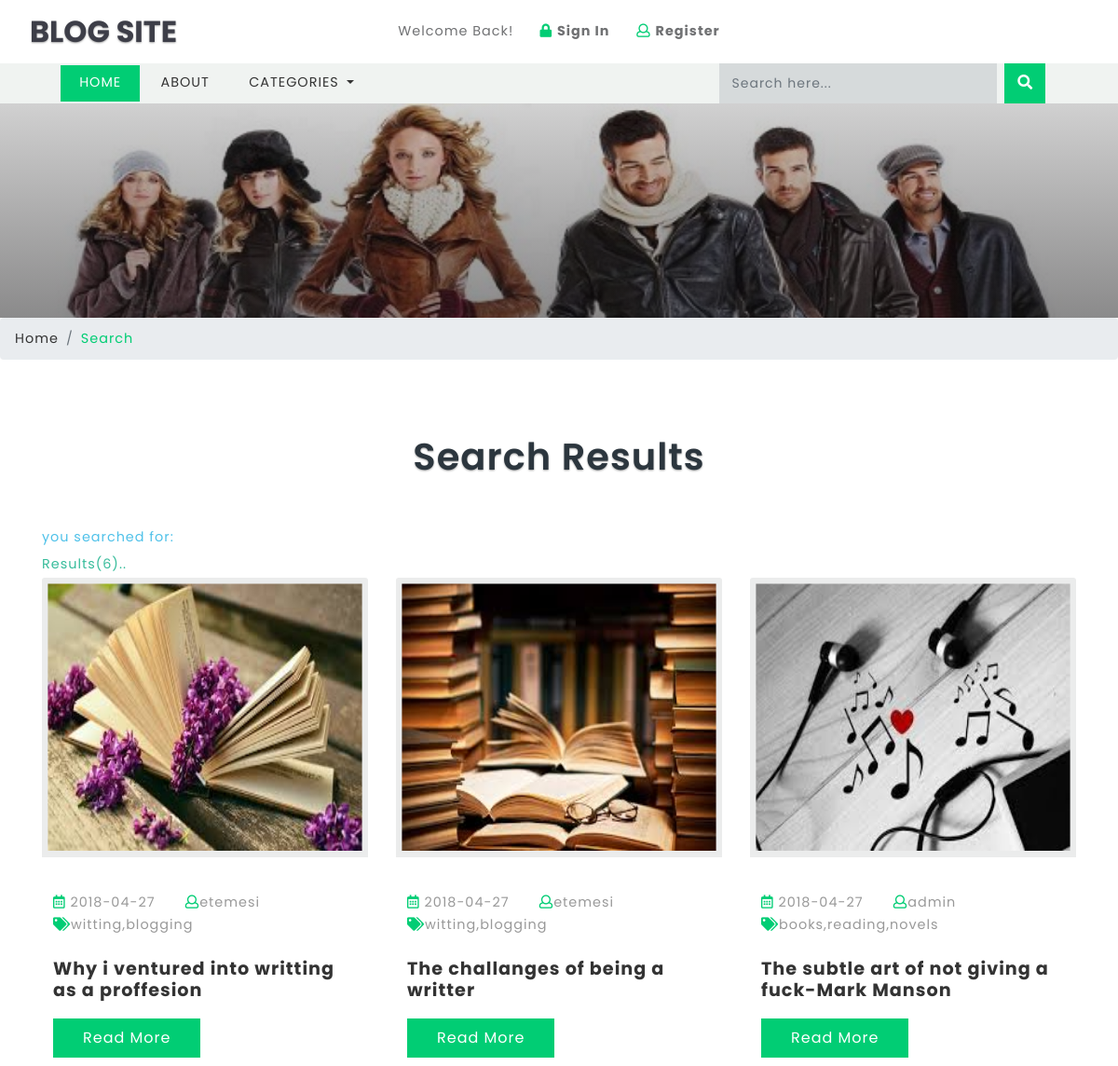
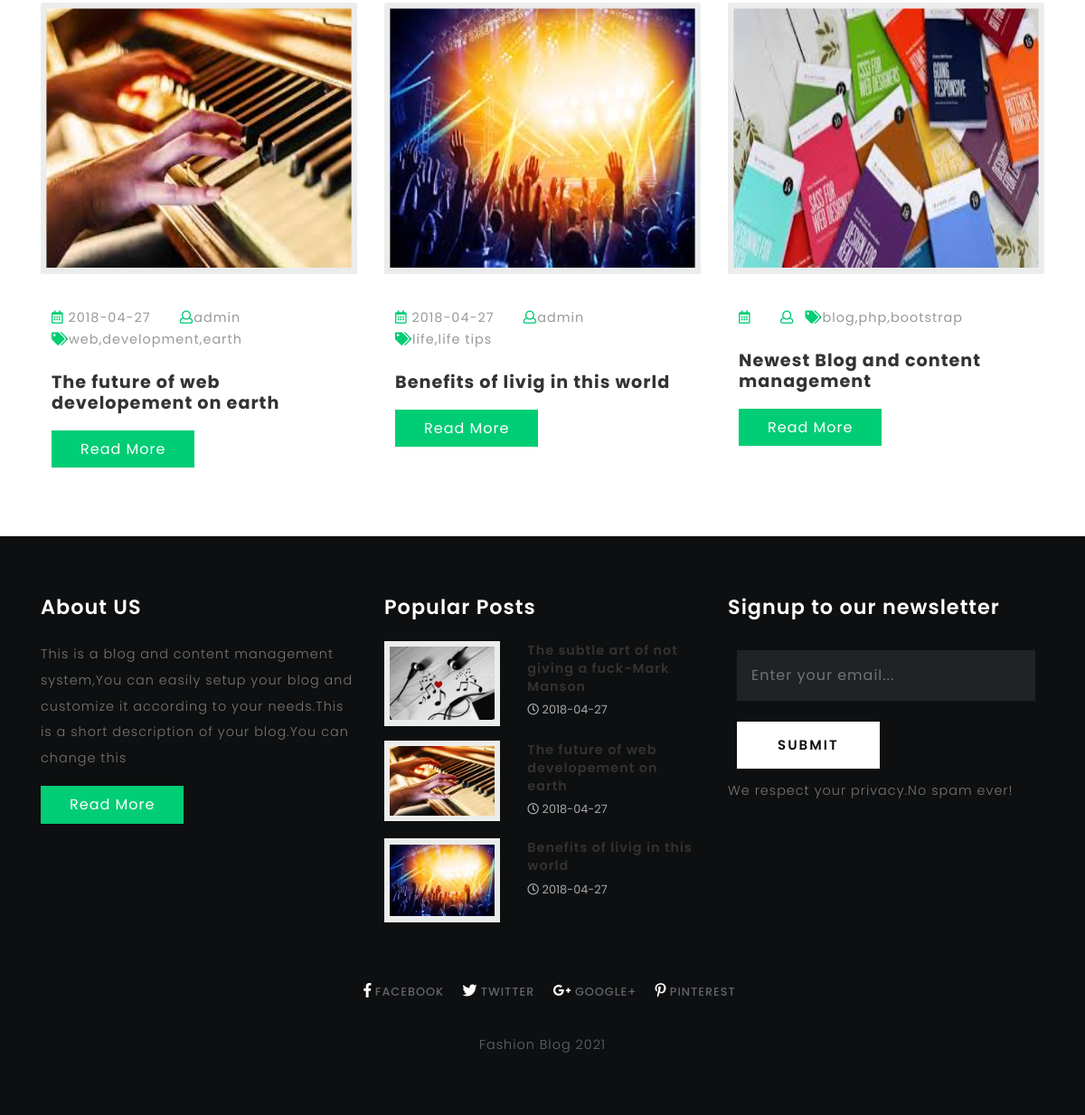
Screenshot of /search.php with the database file from the repository (2 pictures, top to bottom).
### tables this page shows
CREATE TABLE `blogs` (
  `id` int(10) UNSIGNED NOT NULL,
  `title` varchar(190) NOT NULL,
  `tags` varchar(40) NOT NULL,
  `content` text NOT NULL,
  `photo` varchar(50) NOT NULL,
  `posted` varchar(40) NOT NULL,
  `date` date DEFAULT NULL,
  `author` varchar(40) DEFAULT NULL,
  `category` varchar(40) NOT NULL
);

CREATE TABLE `titles` (
  `id` int(10) UNSIGNED NOT NULL,
  `website_name` varchar(40) DEFAULT NULL,
  `tagline` varchar(40) DEFAULT NULL,
  `icon` varchar(40) DEFAULT NULL,
  `keywords` varchar(220) DEFAULT NULL,
  `short_description` varchar(200) DEFAULT NULL,
  `bannertext1` varchar(150) DEFAULT NULL,
  `bannertext2` varchar(150) DEFAULT NULL,
  `bannertext3` varchar(150) DEFAULT NULL,
  `bannertext4` varchar(150) DEFAULT NULL,
  `detailed_description` text,
  `address` varchar(40) DEFAULT NULL,
  `email` varchar(80) DEFAULT NULL,
  `phone` varchar(40) DEFAULT NULL,
  `googlemap` varchar(255) DEFAULT NULL
);

### search.php (the view, shortened to what this page needs)
<?php require("libs/fetch_data.php");?>
<?php
require_once('database/db.php');
?>
<!DOCTYPE html>
<html lang="zxx">
<head>
	<title>Search|<?php getwebname("titles"); echo"|"; gettagline("titles");?></title>
	<link href="css/bootstrap.css" rel='stylesheet' type='text/css' />
	<link rel="stylesheet" href="css/single.css">
	<link href="css/style.css" rel='stylesheet' type='text/css' />
	<link href="css/fontawesome-all.css" rel="stylesheet">
</head>
<body>
	<?php include("header.php");?>
	<?php
    $search_keyword = '';
    $sql = 'SELECT * FROM blogs WHERE title LIKE :keyword OR content LIKE :keyword  OR tags LIKE :keyword OR author LIKE :keyword ORDER BY id DESC ';
    $start=0;
    $limit=" limit " . $start . "," . ROW_PER_PAGE;
    $pagination_statement = $pdo_conn->prepare($sql);
    $pagination_statement->bindValue(':keyword', '%' . $search_keyword . '%', PDO::PARAM_STR);
    $pagination_statement->execute();
    $row_count = $pagination_statement->rowCount();
    $query = $sql.$limit;
    $pdo_statement = $pdo_conn->prepare($query);
    $pdo_statement->bindValue(':keyword', '%' . $search_keyword . '%', PDO::PARAM_STR);
    $pdo_statement->execute();
    $result = $pdo_statement->fetchAll();
    ?>
	<div class="banner-inner">
	</div>
	<ol class="breadcrumb">
		<li class="breadcrumb-item">
			<a href="index.html">Home</a>
		</li>
		<li class="breadcrumb-item active">Search</li>
	</ol>
	<section class="main-content-w3layouts-agileits">
		<div class="container">
			<h3 class="tittle">Search Results</h3>
			<div class="inner-sec">
				<?php  if ($row_count==0) {
    						echo "<p style=color:#E9573F><b>sorry your search for:<u style=color:black>$search_keyword</u> returned zero results</b></p>";
    						echo "<p><b style=color:#4FC1E9>Suggestions<b><br>Your search item is not available on Our Website<br>Try being more specific with key words<br>Enter key word using title<br>Try search using category<br>Try again later<br></p>";
    						echo "<p><a href=\"http://www.google.com/search?q="
    						. $search_keyword . "\" target=\"_blank\" title=\"Look up
    						" . $search_keyword . " on Google\" style=color:#37BC9B>Click here</a> to try the
    						search on google</p>";
    					}
    					else{
    						echo "<p style=color:#4FC1E9><b>you searched for:<u style=color:black> $search_keyword</u></b></p>";
    						echo "<p style=color:#37BC9B><b>Results($row_count)..</b></p>";
    					}
    					?>
				<div class="left-blog-info-w3layouts-agileits text-left">
					<div class="row">
						<?php
    					if(!empty($result)) {
    						foreach($result as $row) {
                                ?>
						<div class="col-lg-4 card">
							<a href="single.php?id=<?php echo $row['id']; ?>">
								<img src="blogadmin/images/<?php echo $row['photo']; ?>" class="card-img-top img-fluid" alt="fantastic cms" style="width: 480px;height: 300px">
							</a>
							<div class="card-body">
								<ul class="blog-icons my-4">
									<li>
										<a href="#">
											<i class="far fa-calendar-alt"></i> <?php echo $row['date']; ?></a>
									</li>
									<li class="mx-2">
										<a href="#">
											<i class="far fa-user"></i><?php echo $row['author']; ?></a>
									</li>
									<li>
										<a href="#">
											<i class="fas fa-tags"></i><?php echo $row['tags']; ?></a>
									</li>
								</ul>
								<h5 class="card-title">
									<a href="single.php?id=<?php echo $row['id']; ?>"><?php echo $row['title']; ?></a>
								</h5>
								<a href="single.php?id=<?php echo $row['id']; ?>" class="btn btn-primary read-m">Read More</a>
							</div>
						</div>
						<?php
                                  }
                              }
                              ?>
					</div>
				</div>
			</div>
		</div>
	</section>
	<?php include("footer.php") ?>
</body>
</html>

### header.php (shortened to what this page needs)
<header>
		<div class="top-bar_sub_w3layouts container-fluid">
			<div class="row">
				<div class="col-md-4 logo text-left">
					<a class="navbar-brand" href="index.php">
						 BLOG SITE</a>
				</div>
				<div class="col-md-4 top-forms text-center mt-lg-3 mt-md-1 mt-0">
					<span>Welcome Back!</span>
					<span class="mx-lg-4 mx-md-2  mx-1">
						<a href="blogadmin/index.php">
							<i class="fas fa-lock"></i> <strong>Sign In</strong></a>
					</span>
					<span>
						<a href="blogadmin/membership_signup.php">
							<i class="far fa-user"></i> <strong>Register</strong></a>
					</span>
				</div>
			</div>
		</div>
			<div class="header_top" id="home">
				<nav class="navbar navbar-expand-lg navbar-light bg-light">
					<div class="collapse navbar-collapse" id="navbarSupportedContent">
						<ul class="navbar-nav mr-auto">
							<li class="nav-item active">
								<a class="nav-link" href="index.php">Home
								</a>
							</li>
							<li class="nav-item">
								<a class="nav-link" href="about.php">About</a>
							</li>
							<li class="nav-item dropdown">
								<a class="nav-link dropdown-toggle" href="#" id="navbarDropdown" role="button" data-toggle="dropdown" aria-haspopup="true"
								    aria-expanded="false">
									Categories
								</a>
							</li>
						</ul>
							<form action="search.php" method="post" class="form-inline my-2 my-lg-0 header-search" name="form">
								<input class="form-control mr-sm-2" type="search" placeholder="Search here..." required="yes" type="text" name="search[keyword]">
								<button class="btn btn1 my-2 my-sm-0" type="submit" name="submit"><i class="fas fa-search"></i></button>
							</form>
					</div>
				</nav>
			</div>
	</header>

### footer.php (shortened to what this page needs)
<footer>
	<div class="container">
		<div class="row">
			<div class="col-lg-4 footer-grid-agileits-w3ls text-left">
				<h3>About US</h3>
				<p><?php getshortdescription("titles"); ?></p>
				<div class="read">
					<a href="about.php" class="btn btn-primary read-m">Read More</a>
				</div>
			</div>
			<div class="col-lg-4 footer-grid-agileits-w3ls text-left">
				<div class="tech-btm">
					<h3>Popular Posts</h3>
					<?php getpopularposts("page_hits"); ?>
				</div>
			</div>
			<div class="col-lg-4 subscribe-main footer-grid-agileits-w3ls text-left">
				<h2>Signup to our newsletter</h2>
				<div class="subscribe-main text-left">
						<div class="subscribe-form">
								<form action="#" method="post" class="subscribe_form">
									<input class="form-control" type="email" placeholder="Enter your email..." required="">
									<button type="submit" class="btn btn-primary submit">Submit</button>
								</form>
					   </div>
					<p>We respect your privacy.No spam ever!</p>
				</div>
			</div>
		</div>
		<div class="footer-cpy text-center">
			<div class="footer-social">
				<div class="copyrighttop">
					<ul>
						<li class="mx-3">
							<a class="facebook" href="<?php getlinks("links","facebook");?>">
								<i class="fab fa-facebook-f"></i>
								<span>Facebook</span>
							</a>
						</li>
						<li>
							<a class="facebook" href="<?php getlinks("links","twitter");?>">
								<i class="fab fa-twitter"></i>
								<span>Twitter</span>
							</a>
						</li>
						<li class="mx-3">
							<a class="facebook" href="<?php getlinks("links","googleplus");?>">
								<i class="fab fa-google-plus-g"></i>
								<span>Google+</span>
							</a>
						</li>
						<li>
							<a class="facebook" href="<?php getlinks("links","pinterest");?>">
								<i class="fab fa-pinterest-p"></i>
								<span>Pinterest</span>
							</a>
						</li>
					</ul>
				</div>
			</div>
			<div class="w3layouts-agile-copyrightbottom">
				<p> Fashion Blog  <?php $current=date("Y"); print_r($current);?>
				</p>
			</div>
		</div>
	</div>
</footer>

### libs/fetch_data.php (shortened to what this page needs)
<?php
function getshortdescription($table){
	require("database/db_connect.php");
	$sql="SELECT * FROM $table ";
	if ($result=mysqli_query($con,$sql))
	{
		foreach ($result as $titles => $sdc) {
			echo ''.$sdc['short_description'].'';
		}
	}
}
function getwebname($table){
	require("database/db_connect.php");
	$sql="SELECT * FROM $table ";
	if ($result=mysqli_query($con,$sql))
	{
		$rowcount=mysqli_num_rows($result);
		if ($rowcount==0) {
			echo 'No Name!!';
		}
		foreach ($result as $titles => $blogname) {
			echo ''.$blogname['website_name'].'';
		}
	}
}
function getlinks($table,$platform){
	require("database/db_connect.php");
	$sql="SELECT * FROM $table ";
	if ($result=mysqli_query($con,$sql))
	{
		$rowcount=mysqli_num_rows($result);
		if ($rowcount==0) {
			echo '#';
		}
		foreach ($result as $link => $site) {
			if ($platform=="facebook") {
				echo ''.$site['facebook'].'';
			}
			elseif ($platform=="twitter") {
				echo ''.$site['twitter'].'';
			}
			elseif ($platform=="googleplus") {
				echo ''.$site['googleplus'].'';
			}
			elseif ($platform=="pinterest") {
				echo ''.$site['pinterest'].'';
			}
			elseif ($platform=="dribble") {
				echo ''.$site['dribble'].'';
			}
		}
	}
}
function getpopularposts($table){
	require("database/db_connect.php");
	$sql="SELECT * FROM $table ORDER BY count DESC LIMIT 3";
	if ($result=mysqli_query($con,$sql))
	{
		foreach ($result as $pagehits => $hits) {
			$storepage=$hits['page'];
			$sql="SELECT * FROM blogs WHERE title='$storepage'";
			if ($result=mysqli_query($con,$sql)) {
				foreach ($result as $allblogs => $specificblog) {
					echo '<div class="blog-grids row mb-3">
							<div class="col-md-5 blog-grid-left">
								<a href="single.php?id='.$specificblog['id'].'">
									<img src="blogadmin/images/'.$specificblog['photo'].'" class="img-fluid" alt="fantastic cms">
								</a>
							</div>
							<div class="col-md-7 blog-grid-right">
								<h5>
									<a href="single.php?id='.$specificblog['id'].'">'.$specificblog['title'].' </a>
								</h5>
								<div class="sub-meta">
									<span>
										<i class="far fa-clock"></i> '.$specificblog['date'].'</span>
								</div>
							</div>
						</div>';
				}
			}
		}
	}
}
?>

### css/single.css (style rules this page uses)
.card-body { padding: 12px; }
.tech-btm img { background: #fff; padding: 6px; }

### rows the page displays
blogs: photo (picture), date "2018-04-27", author "etemesi", tags "witting,blogging", title "Why i ventured into writting as a proffesion"
blogs: photo (picture), date "2018-04-27", author "etemesi", tags "witting,blogging", title "The challanges of being a writter"
blogs: photo (picture), date "2018-04-27", author "admin", tags "books,reading,novels", title "The subtle art of not giving a fuck-Mark Manson"
blogs: photo (picture), date "2018-04-27", author "admin", tags "web,development,earth", title "The future of web developement on earth"
blogs: photo (picture), date "2018-04-27", author "admin", tags "life,life tips", title "Benefits of livig in this world"
blogs: photo (picture), tags "blog,php,bootstrap", title "Newest Blog and content management"
titles: short_description "This is a blog and content management system,You can easily setup your blog and customize it according to your needs.This is a short description of your blog.You can change this"

### other values shown
$row_count "6"
